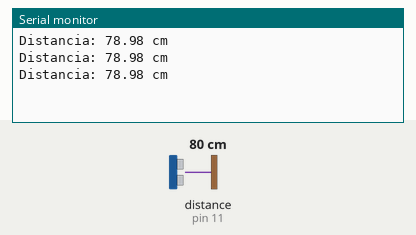
Bench run of a sketch on a simulated Arduino Uno, built with avr-gcc and run on an emulated ATmega328P. On the bench: the last lines printed to the serial monitor. Wiring (inferred from the names in the program): ultrasonic range finder: trigger pin 9; echo pin 11. The inputs (shaded band) are chosen by the test bench; at power-on: distance to the obstacle (sensor on pin 11) 80 cm. The echo pulse lasts 58.3 µs per cm.

Above: at 1.3 s.
1.4 s: distance to the obstacle (sensor on pin 11) set to 2 cm
At 1.9 s:
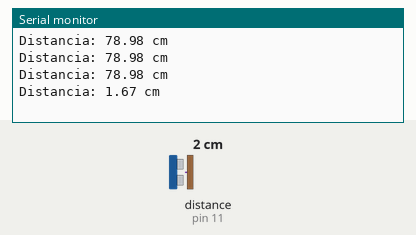
2.9 s: distance to the obstacle (sensor on pin 11) set to 4 cm
At 3.4 s:
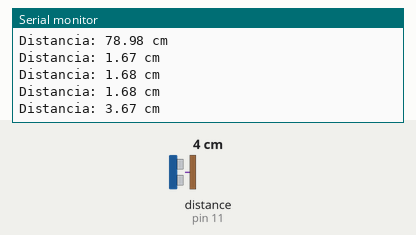
Timing chart, 0 to 5.9 s (numbered marks = the images above; inputs shaded):
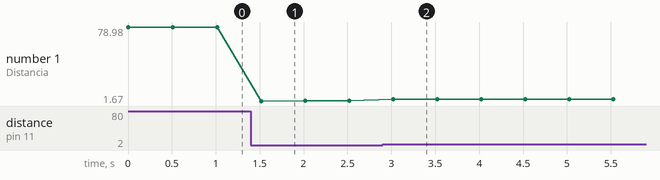

Measured:
- after the input at 1.4 s, the serial monitor: prints a new line after 0.12 s (image 1)
- after the input at 2.9 s, the serial monitor: prints a new line after 0.12 s (image 2)
- plotted number 1: 78.98 → 1.68 after the input at 1.4 s, 1.68 → 3.67 after the input at 2.9 s

The sketch:

testando_componentes.ino
```cpp
// Definindo os pinos do Trigger e Echo
const int pinoTrig = 9;
const int pinoEcho = 11;

void setup() {
  Serial.begin(9600); // Inicializa a comunicação serial
  pinMode(pinoTrig, OUTPUT); // Define o Trig como saída
  pinMode(pinoEcho, INPUT); // Define o Echo como entrada
}

void loop() {
  // Limpa o pino Trig
  digitalWrite(pinoTrig, LOW);
  delayMicroseconds(2);

  // Envia um pulso ultrassônico de 10 microssegundos
  digitalWrite(pinoTrig, HIGH);
  delayMicroseconds(10);
  digitalWrite(pinoTrig, LOW);

  // Lê o tempo de duração do pulso no pino Echo
  long duracao = pulseIn(pinoEcho, HIGH);

  // Calcula a distância: velocidade do som é 340 m/s ou 29 ms por cm
  // Como o som vai e volta, dividimos a distância total por 2
  float distanciaCm = duracao * 0.034 / 2;

  // Imprime a distância no Monitor Serial
  Serial.print("Distancia: ");
  Serial.print(distanciaCm);
  Serial.println(" cm");

  delay(500); // Aguarda meio segundo para a próxima leitura
}
```
